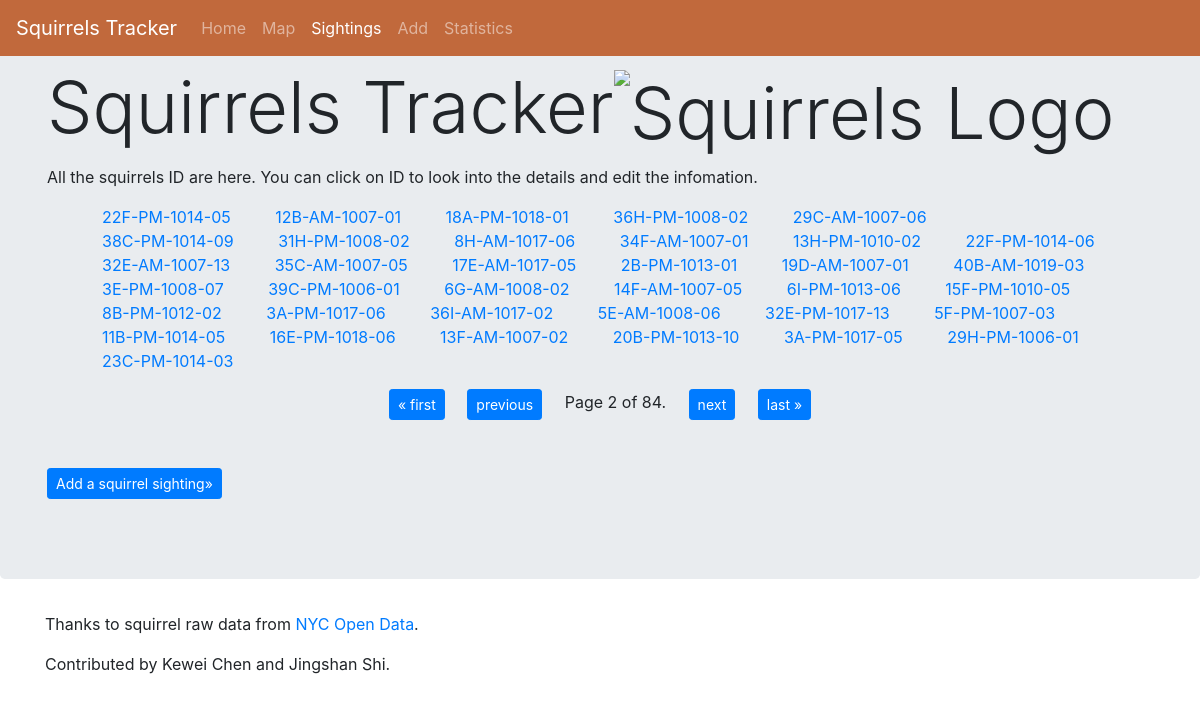
Screenshot of /sightings/?page=2 with the database file from the repository.
### map/models.py (models this page shows, shortened)
class Squirrel(models.Model):
    unique_squirrel_id = models.CharField(
        help_text=_('Unique Squirrel ID Number'),
        max_length=50,
        primary_key=True,
    )
    longitude = models.DecimalField(
        help_text='Longitude coordinate for squirrel sighting point',
        max_digits=15,  # learn from data
        decimal_places=10,
    )
    latitude = models.DecimalField(
        help_text='Latitude coordinate for squirrel sighting point',
        max_digits=15,  # learn from data
        decimal_places=10,
    )
    AM = 'AM'
    PM = 'PM'
    SHIFT_CHOICES = ((AM, 'AM'),
                     (PM, 'PM'))
    shift = models.CharField(
        help_text=_('Shift in the day'),
        max_length=2,
        choices=SHIFT_CHOICES,
        default='Unknown',
    )
    date = models.DateField(
        help_text='Concatenation of the sighting session day and month.',
    )
    ADULT = 'Adult'
    JUVENILE = 'Juvenile'
    AGE_CHOICES = (
        (ADULT, 'Adult'),
        (JUVENILE, 'Juvenile'),
    )
    age = models.CharField(
        help_text=_('Age of squirrel'),
        max_length=16,
        choices=AGE_CHOICES,
    )
    CINNAMONT = 'Cinnamont'
    BLACK = 'Black'
    GRAY = 'Gray'
    FUR_CHOICES = (
        (CINNAMONT, 'Cinnamont'),
        (BLACK, 'Black'),
        (GRAY, 'Gray'),
    )
    primary_fur_color = models.CharField(
        help_text=_('Primary Fur Color of squirrel'),
        max_length=16,
        choices=FUR_CHOICES,
        default='Unknown',
    )
    ABOVE = 'Above Ground'
    GROUND = 'Ground Plane'
    LOCATION_CHOICES = (
        (ABOVE, 'Above Ground'),
        (GROUND, 'Ground Plane'),
    )
    location = models.CharField(
        help_text=_('Location of squirrel'),
        max_length=16,
        choices=LOCATION_CHOICES,
        default='Unknown',
    )
    specific_location = models.CharField(
        help_text=_('Specific Location'),
        max_length=255,
        blank=True,
    )
    running = models.BooleanField(
        help_text='If squirrel is running',
        default=False,
    )
    chasing = models.BooleanField(
        help_text='If squirrel is chasing',
        default=False,
    )
    climbing = models.BooleanField(
        help_text='If squirrel is climbing',
        default=False,
    )
    eating = models.BooleanField(
        help_text='If squirrel is eating.',
        default=False,
    )
    foraging = models.BooleanField(
        help_text='If squirrel is foraging.',
        default=False,
    )
    other_activities = models.CharField(
        help_text=_('Other Activities'),
        max_length=255,
        blank=True,
    )
    kuks = models.BooleanField(
        help_text='Squirrel was heard kukking.',
        default=False,
    )
    quaas = models.BooleanField(
        help_text='Squirrel was heard quaaing.',
        default=False,
    )
    moans = models.BooleanField(
        help_text='Squirrel was heard moaning',
        default=False,
    )
    tail_flags = models.BooleanField(
        help_text='Squirrel was seen flagging its tail.',
        default=False,
    )
    tail_twitches = models.BooleanField(
        help_text='Squirrel was seen twitching its tail. ',
        default=False,
    )
    approaches = models.BooleanField(
        help_text='Squirrel was seen approaching human, seeking food.',
        default=False,
    )
    indifferent = models.BooleanField(
        help_text='Squirrel was indifferent to human presence.',
    )
    runs_from = models.BooleanField(
        help_text='Squirrel was running from humans, seeing them as a threat.',
        default=False,
    )

### sightings/views.py (the view)
# urls.py: path('', views.all_squirrels, name="index"),
def all_squirrels(request):
    squirrels = Squirrel.objects.all()
    paginator = Paginator(squirrels, 36)  # show 30 squirrels per page
    page = request.GET.get('page')
    squirrels = paginator.get_page(page)
    context = {
        'squirrels': squirrels,
    }
    return render(request, 'sightings/all.html', context)

### sightings/templates/sightings/all.html (shortened to what this page needs)
<!doctype html>
<html lang="en">
</html>
<head>
  <link rel="stylesheet" href="https://maxcdn.bootstrapcdn.com/bootstrap/4.0.0/css/bootstrap.min.css"
>
  {% load static %}
  <link rel="stylesheet" href="{% static 'sightings/carousel.css' %}">
</head>
<body>
  <nav class="navbar navbar-expand-md navbar-dark fixed-top" style="background-color: #C1693C;">
    <a class="navbar-brand" href="#">Squirrels Tracker</a>
    <div class="collapse navbar-collapse" id="navbarsExampleDefault">
      <ul class="navbar-nav mr-auto">
        <li class="nav-item">
          <a class="nav-link" href="../">Home </a>
        </li>
        <li class="nav-item">
          <a class="nav-link" href="/map/">Map</a>
        </li>
        <li class="nav-item active">
          <a class="nav-link" href="/sightings/">Sightings<span class="sr-only">(current)</span></a>
        </li>
        <li class="nav-item">
          <a class="nav-link" href="/sightings/add">Add</a>
        </li>
        <li class="nav-item">
          <a class="nav-link" href="/sightings/stats">Statistics</a>
        </li>
      </ul>
    </div>
  </nav>
  <main role="main">
    <div class="jumbotron">
      <div class="container">
        <h3 class="display-3">Squirrels Tracker<img
            src="https://www.pngkey.com/png/full/60-607273_animals-baby-squirrel-cute-squirrel-squirrels-squirrel-squirrel.png"
            alt="Squirrels Logo" class="logo" width="160" height="120" /></h3>
        <p>All the squirrels ID are here. You can click on ID to look into the details and edit the infomation.</p>
        <div id='main-content' class="right-column col-md-12">
          <ul>
            {% for squirrel in squirrels %}
            <li style="margin-right:40px; display:inline-block"><a href="{% url 'edit_squirrel' squirrel.unique_squirrel_id %}">{{ squirrel.unique_squirrel_id }}</a>
            </li>
            {% endfor %}
          </ul>
        </div>
        <div class="text-center">
          <span class="step-links">
            {% if squirrels.has_previous %}
            <a class="btn btn-primary btn-sm" href="?page=1">&laquo; first</a> &nbsp; &nbsp;
            <a class="btn btn-primary btn-sm" href="?page={{ squirrels.previous_page_number }}">previous</a> &nbsp; &nbsp;
            {% endif %}
            <span class="current">
              Page {{ squirrels.number }} of {{ squirrels.paginator.num_pages }}. &nbsp; &nbsp;
            </span>
            {% if squirrels.has_next %}
            <a class="btn btn-primary btn-sm"  href="?page={{ squirrels.next_page_number }}">next</a> &nbsp; &nbsp;
            <a class="btn btn-primary btn-sm" href="?page={{ squirrels.paginator.num_pages }}">last &raquo;</a>
            {% endif %}
          </span>
        </div>
        <br>
        <br>
        <p><a class="btn btn-primary btn-sm" href="/sightings/add" role="button">Add a squirrel sighting&raquo;</a></p>
      </div>
    </div>
    <div class='row'>
      <div class='header col-md-12' role="banner">
  </main>
  <footer class="container">
    <p> Thanks to squirrel raw data from <a
        href="https://data.cityofnewyork.us/Environment/2018-Central-Park-Squirrel-Census-Squirrel-Data/vfnx-vebw"
        target="_blank">NYC Open Data</a>.</p>
    <p>
      Contributed by Kewei Chen and Jingshan Shi.
    </p>
  </footer>
</body>
</html>

### rows the page displays
Squirrel: unique_squirrel_id "22F-PM-1014-05"
Squirrel: unique_squirrel_id "12B-AM-1007-01"
Squirrel: unique_squirrel_id "18A-PM-1018-01"
Squirrel: unique_squirrel_id "36H-PM-1008-02"
Squirrel: unique_squirrel_id "29C-AM-1007-06"
Squirrel: unique_squirrel_id "38C-PM-1014-09"
Squirrel: unique_squirrel_id "31H-PM-1008-02"
Squirrel: unique_squirrel_id "8H-AM-1017-06"
Squirrel: unique_squirrel_id "34F-AM-1007-01"
Squirrel: unique_squirrel_id "13H-PM-1010-02"
Squirrel: unique_squirrel_id "22F-PM-1014-06"
Squirrel: unique_squirrel_id "32E-AM-1007-13"
Squirrel: unique_squirrel_id "35C-AM-1007-05"
Squirrel: unique_squirrel_id "17E-AM-1017-05"
Squirrel: unique_squirrel_id "2B-PM-1013-01"
Squirrel: unique_squirrel_id "19D-AM-1007-01"
Squirrel: unique_squirrel_id "40B-AM-1019-03"
Squirrel: unique_squirrel_id "3E-PM-1008-07"
Squirrel: unique_squirrel_id "39C-PM-1006-01"
Squirrel: unique_squirrel_id "6G-AM-1008-02"
Squirrel: unique_squirrel_id "14F-AM-1007-05"
Squirrel: unique_squirrel_id "6I-PM-1013-06"
Squirrel: unique_squirrel_id "15F-PM-1010-05"
Squirrel: unique_squirrel_id "8B-PM-1012-02"
Squirrel: unique_squirrel_id "3A-PM-1017-06"
Squirrel: unique_squirrel_id "36I-AM-1017-02"
Squirrel: unique_squirrel_id "5E-AM-1008-06"
Squirrel: unique_squirrel_id "32E-PM-1017-13"
Squirrel: unique_squirrel_id "5F-PM-1007-03"
Squirrel: unique_squirrel_id "11B-PM-1014-05"
Squirrel: unique_squirrel_id "16E-PM-1018-06"
Squirrel: unique_squirrel_id "13F-AM-1007-02"
Squirrel: unique_squirrel_id "20B-PM-1013-10"
Squirrel: unique_squirrel_id "3A-PM-1017-05"
Squirrel: unique_squirrel_id "29H-PM-1006-01"
Squirrel: unique_squirrel_id "23C-PM-1014-03"

### other values shown
{{ squirrels.number }} "2"
{{ squirrels.paginator.num_pages }} "84"
